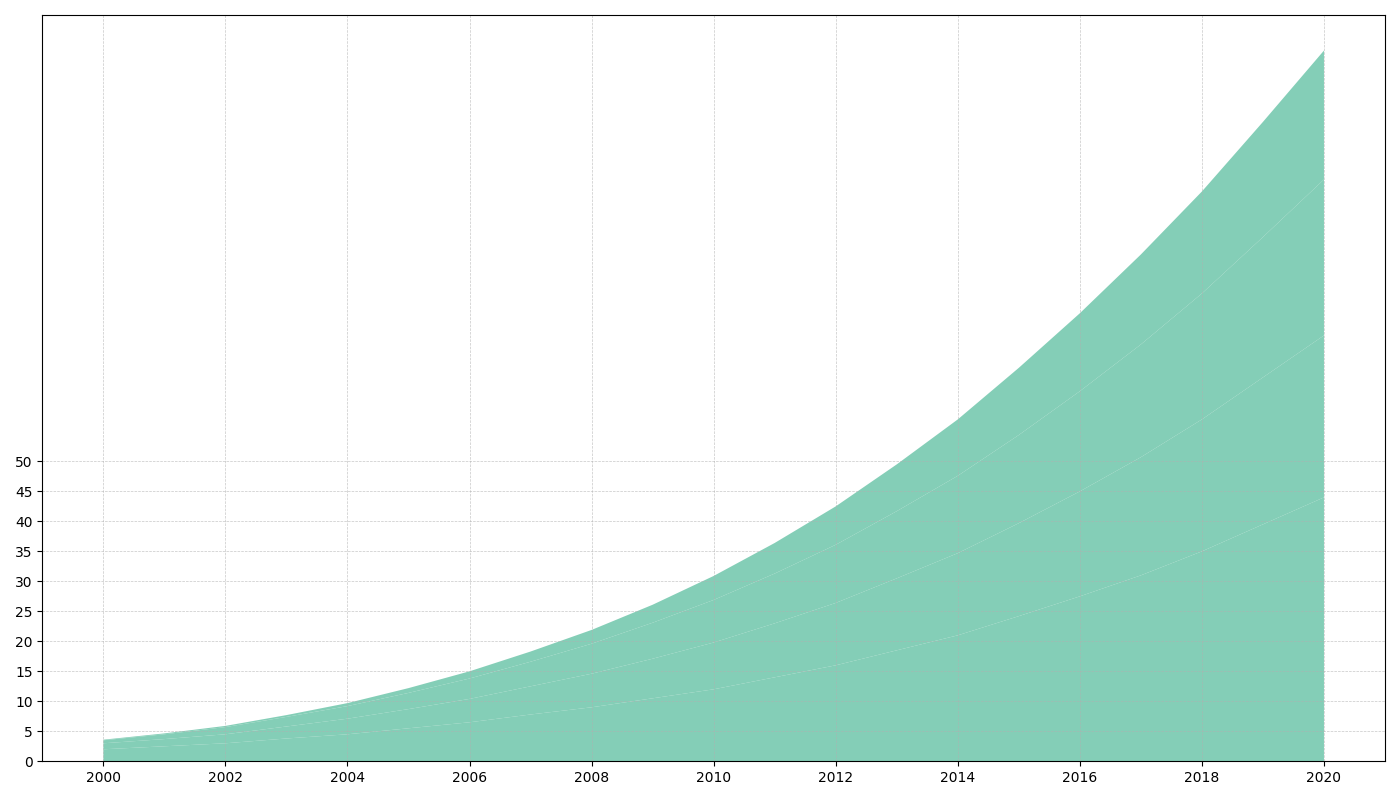

Here is the Python script that generated this plot:
import matplotlib.pyplot as plt
import numpy as np

years = np.arange(2000, 2021)

residential = [2, 2.5, 3, 3.8, 4.5, 5.5, 6.5, 7.8, 9, 10.5, 12, 14, 16, 18.5, 21, 24.2, 27.5, 31, 35, 39.5, 44]
commercial = [1, 1.2, 1.5, 2, 2.6, 3.2, 3.9, 4.7, 5.6, 6.6, 7.8, 9, 10.4, 12, 13.7, 15.5, 17.5, 19.7, 22, 24.5, 27]
industrial = [0.5, 0.8, 1.2, 1.6, 2.1, 2.7, 3.4, 4.1, 5, 6, 7.1, 8.3, 9.7, 11.2, 12.9, 14.7, 16.7, 18.8, 21, 23.4, 26]
transportation = [0.1, 0.15, 0.2, 0.3, 0.5, 0.8, 1.2, 1.7, 2.3, 3, 4, 5.1, 6.4, 7.8, 9.4, 11.2, 13, 15, 17, 19.2, 21.5]

fig, ax = plt.subplots(figsize=(14, 8))

ax.stackplot(years, residential, commercial, industrial, transportation,
             colors=['#66c2a5']*4, alpha=0.8)

ax.grid(True, linestyle='--', linewidth=0.5, alpha=0.7)
ax.set_xticks(years[::2])
ax.set_yticks(np.arange(0, 51, 5))

plt.tight_layout()
plt.show()
